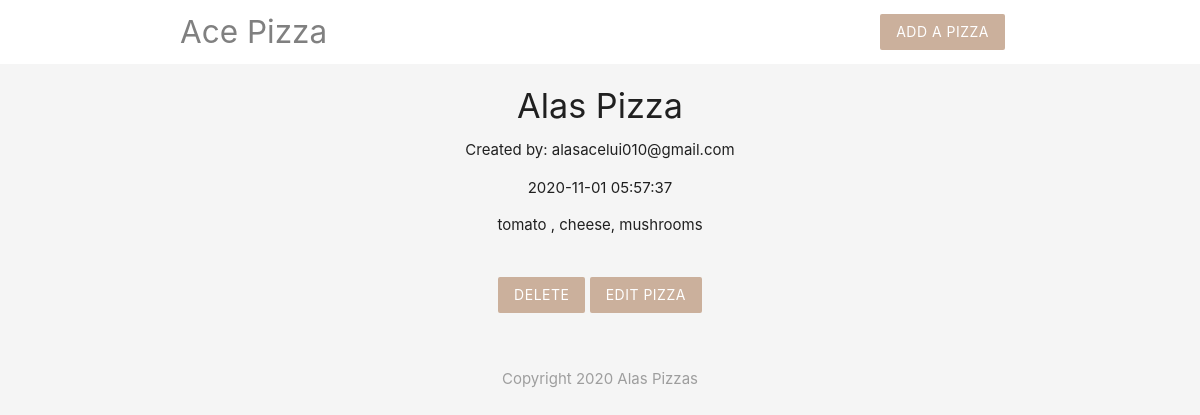
The page /details.php?id=13 on the database its author committed.
### tables this page shows
CREATE TABLE `pizzas` (
  `id` int(11) NOT NULL,
  `title` varchar(255) NOT NULL,
  `ingredients` varchar(255) NOT NULL,
  `email` varchar(255) NOT NULL,
  `created_at` timestamp NOT NULL DEFAULT current_timestamp()
);

### details.php (the view, shortened to what this page needs)
<?php
include 'db.php';
if(isset($_GET['id'])) {
    $id = mysqli_real_escape_string($conn,$_GET['id']);
    $querypdetails = "SELECT * FROM pizzas WHERE id = $id";
    $result = mysqli_query($conn, $querypdetails);
   $pizza = mysqli_fetch_assoc($result);
}
?>
<?php include 'templates/header.php'; ?>
<div class="container center">
    <?php if($pizza): ?>
    <h4><?php echo htmlentities($pizza['title']); ?></h4>
    <p>Created by: <?php echo htmlentities($pizza['email']);?></p>
    <p><?php echo date($pizza['created_at']);?></p>
    <p><?php echo htmlentities($pizza['ingredients'])?></p>
    <form action="details.php" method="POST">
        <input type="submit" name="delete" value="Delete" class="btn brand z-depth-0">
       <a href="edit.php?id=<?php echo $pizza['id'] ?>" class="btn brand z-depth-0">Edit Pizza</a>
    </form>
    <?php else: ?>
     <h4 class="red-text">ERROR 404 PAGE DOES NOT EXIST !!!!!!!!!!!!!!!!!</h4>
    <?php endif ?>
</div>
<?php include 'templates/footer.php'; ?>

### templates/header.php (style rules this page uses)
.brand { background: #cbb09c !important; }
form { max-width: 460px; margin:20px auto; padding: 20px; }

### rows shown on the page
pizzas: title "Alas Pizza", email "alasacelui010@gmail.com", created_at "2020-11-01 05:57:37", ingredients "tomato , cheese, mushrooms"
